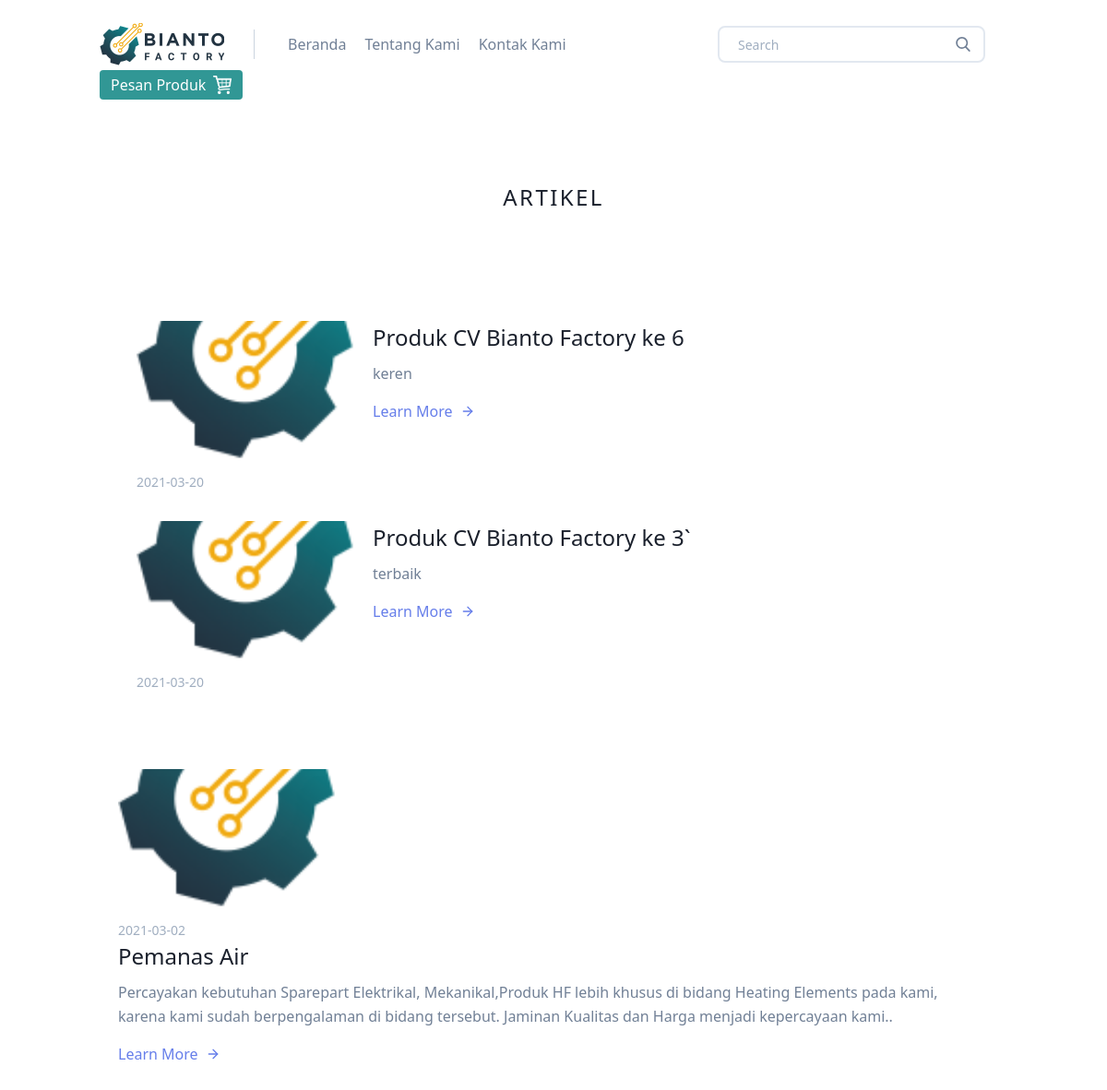
Screenshot of /artikel.php with the database file from the repository.
### tables this page shows
CREATE TABLE `artikel` (
  `id` int(11) NOT NULL,
  `tanggal` date NOT NULL,
  `judul` varchar(255) NOT NULL,
  `deskripsi` longtext NOT NULL,
  `gambar` blob NOT NULL
);

### artikel.php (the view, shortened to what this page needs)
<?php
include('includes/config.php');
?>
<!DOCTYPE html>
<html lang="en">
<head>
    <link href="https://unpkg.com/tailwindcss@^1.0/dist/tailwind.min.css" rel="stylesheet">
</head>
<body>
    <?php include('includes/header.php'); ?>
    <section class="text-gray-600 body-font overflow-hidden">
        <div class="container px-5 py-24 mx-auto">
            <div class="-my-8 divide-y-2 divide-gray-100">
            <div class="container px-5 py-1 mx-auto">
            <div class="flex flex-col text-center w-full mb-20">
                <h1 class="text-2xl font-medium title-font mb-4 text-gray-900 tracking-widest">ARTIKEL</h1>
            </div>
            <section class="text-gray-600 body-font overflow-hidden">
            <div class="container px-5 py-5 mx-auto">
                <div class="-my-8 divide-y-2 divide-gray-100">
                <?php
                $sql = mysqli_query($koneksidb, "SELECT * FROM artikel ORDER BY id DESC") or die(mysqli_error($koneksidb));
                while ($data = mysqli_fetch_assoc($sql)) {
                ?>
                    <div class="py-8 flex flex-wrap md:flex-nowrap">
                        <div class="md:w-64 md:mb-0 mb-6 flex-shrink-0 flex flex-col">
                        <img class="lg:h-40 md:h-15 w-full object-cover object-center"src="admin/assets/images/artikel/<?= $data['gambar'] ?>" alt="content">
                        <span class="mt-1 text-gray-500 text-sm "><?= "{$data['tanggal']}" ?></span>
                            </div>
                            <div class="md:flex-grow">
                            <h2 class="text-2xl font-medium text-gray-900 title-font mb-2"><?= $data['judul'] ?></h2>
                            <p class="leading-relaxed"><?= $data['deskripsi'] ?></p>
                            <a class="text-indigo-500 inline-flex items-center mt-4">Learn More
                                <svg class="w-4 h-4 ml-2" viewBox="0 0 24 24" stroke="currentColor" stroke-width="2" fill="none" stroke-linecap="round" stroke-linejoin="round">
                                <path d="M5 12h14"></path>
                                <path d="M12 5l7 7-7 7"></path>
                                </svg>
                            </a>
                            </div>
                        </div>
                    </div>
                    <?php
                    }
                ?>
                </div>
            </div>
     </section>
</body>
</html>

### includes/header.php (shortened to what this page needs)
<header class="text-gray-600 body-font">
  <div class="container mx-auto flex flex-wrap p-5 flex-col md:flex-row items-center">
    <a class="navbar-brand js-scroll-trigger" href="index.php">
      <img src="assets/images/logobiantoheader.png" alt="" />
    </a>
    <nav class="md:mr-auto md:ml-8 md:py-1 md:pl-4 md:border-l md:border-gray-400	flex flex-wrap items-center text-base justify-center">
      <a class="mr-5 ml-5 navbar-brand js-scroll-trigger hover:text-teal-600" href="index.php">Beranda</a>
      <a class="mr-5 navbar-brand js-scroll-trigger hover:text-teal-600" href="tentangkami.php">Tentang Kami</a>
      <a class="mr-5 navbar-brand js-scroll-trigger hover:text-teal-600" href="contact.php">Kontak Kami</a>
    </nav>
    <div class="relative mr-6 my-2">
      <input class="border-2 border-gray-300 bg-white h-10 px-5 pr-16 rounded-lg text-sm focus:outline-none" type="search" name="search" placeholder="Search">
      <button type="submit" class="absolute right-0 top-0 mt-3 mr-4">
      </button>
    </div>
    <button class="inline-flex items-center text-white bg-teal-600 border-0 py-1 px-3 focus:outline-none hover:bg-teal-800 rounded text-base mt-4 md:mt-0">Pesan Produk
    <img class="ml-2" src="assets/images/troly.png" width="20px">
    </button>
  </div>
</header>

### rows the page displays
artikel: gambar (picture), tanggal "2021-03-20", judul "Produk CV Bianto Factory ke 6", deskripsi "keren"
artikel: gambar (picture), tanggal "2021-03-20", judul "Produk CV Bianto Factory ke 3`", deskripsi "terbaik"
artikel: gambar (picture), tanggal "2021-03-02", judul "Pemanas Air", deskripsi "Percayakan kebutuhan Sparepart Elektrikal, Mekanikal,Produk HF lebih khusus di bidang Heating Elements pada kami, karena kami sudah berpengalaman di bidang tersebut. Jaminan Kualitas dan Harga menjadi kepercayaan kami.."
